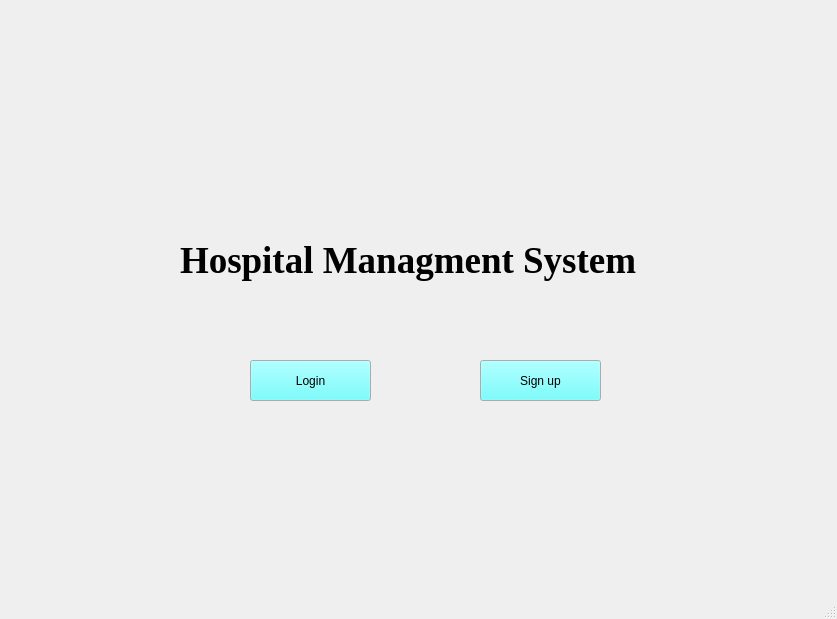
<?xml version="1.0" encoding="UTF-8"?>
<ui version="4.0">
 <class>logIn</class>
 <widget class="QMainWindow" name="logIn">
  <property name="geometry">
   <rect>
    <x>0</x>
    <y>0</y>
    <width>837</width>
    <height>619</height>
   </rect>
  </property>
  <property name="windowTitle">
   <string>logIn</string>
  </property>
  <widget class="QWidget" name="centralwidget">
   <widget class="QLabel" name="BackgroundLabel">
    <property name="geometry">
     <rect>
      <x>0</x>
      <y>0</y>
      <width>831</width>
      <height>591</height>
     </rect>
    </property>
    <property name="text">
     <string/>
    </property>
   </widget>
   <widget class="QPushButton" name="LoginButton">
    <property name="geometry">
     <rect>
      <x>250</x>
      <y>360</y>
      <width>121</width>
      <height>41</height>
     </rect>
    </property>
    <property name="palette">
     <palette>
      <active>
       <colorrole role="Button">
        <brush brushstyle="SolidPattern">
         <color alpha="255">
          <red>85</red>
          <green>255</green>
          <blue>255</blue>
         </color>
        </brush>
       </colorrole>
       <colorrole role="Highlight">
        <brush brushstyle="SolidPattern">
         <color alpha="255">
          <red>0</red>
          <green>131</green>
          <blue>232</blue>
         </color>
        </brush>
       </colorrole>
      </active>
      <inactive>
       <colorrole role="Button">
        <brush brushstyle="SolidPattern">
         <color alpha="255">
          <red>85</red>
          <green>255</green>
          <blue>255</blue>
         </color>
        </brush>
       </colorrole>
       <colorrole role="Highlight">
        <brush brushstyle="SolidPattern">
         <color alpha="255">
          <red>0</red>
          <green>131</green>
          <blue>232</blue>
         </color>
        </brush>
       </colorrole>
      </inactive>
      <disabled>
       <colorrole role="Button">
        <brush brushstyle="SolidPattern">
         <color alpha="255">
          <red>85</red>
          <green>255</green>
          <blue>255</blue>
         </color>
        </brush>
       </colorrole>
      </disabled>
     </palette>
    </property>
    <property name="styleSheet">
     <string notr="true">font:12pt &quot;Times New Roman&quot;;</string>
    </property>
    <property name="text">
     <string>Login</string>
    </property>
   </widget>
   <widget class="QLabel" name="TitleLabel">
    <property name="geometry">
     <rect>
      <x>180</x>
      <y>200</y>
      <width>591</width>
      <height>121</height>
     </rect>
    </property>
    <property name="font">
     <font>
      <family>Times New Roman</family>
      <pointsize>28</pointsize>
      <bold>true</bold>
     </font>
    </property>
    <property name="text">
     <string>Hospital Managment System</string>
    </property>
   </widget>
   <widget class="QPushButton" name="SignUpButton">
    <property name="geometry">
     <rect>
      <x>480</x>
      <y>360</y>
      <width>121</width>
      <height>41</height>
     </rect>
    </property>
    <property name="palette">
     <palette>
      <active>
       <colorrole role="Button">
        <brush brushstyle="SolidPattern">
         <color alpha="255">
          <red>85</red>
          <green>255</green>
          <blue>255</blue>
         </color>
        </brush>
       </colorrole>
       <colorrole role="Highlight">
        <brush brushstyle="SolidPattern">
         <color alpha="255">
          <red>0</red>
          <green>131</green>
          <blue>232</blue>
         </color>
        </brush>
       </colorrole>
      </active>
      <inactive>
       <colorrole role="Button">
        <brush brushstyle="SolidPattern">
         <color alpha="255">
          <red>85</red>
          <green>255</green>
          <blue>255</blue>
         </color>
        </brush>
       </colorrole>
       <colorrole role="Highlight">
        <brush brushstyle="SolidPattern">
         <color alpha="255">
          <red>0</red>
          <green>131</green>
          <blue>232</blue>
         </color>
        </brush>
       </colorrole>
      </inactive>
      <disabled>
       <colorrole role="Button">
        <brush brushstyle="SolidPattern">
         <color alpha="255">
          <red>85</red>
          <green>255</green>
          <blue>255</blue>
         </color>
        </brush>
       </colorrole>
      </disabled>
     </palette>
    </property>
    <property name="styleSheet">
     <string notr="true">font: 12pt &quot;Times New Roman&quot;;</string>
    </property>
    <property name="text">
     <string>Sign up</string>
    </property>
   </widget>
  </widget>
  <widget class="QMenuBar" name="menubar">
   <property name="geometry">
    <rect>
     <x>0</x>
     <y>0</y>
     <width>837</width>
     <height>26</height>
    </rect>
   </property>
  </widget>
  <widget class="QStatusBar" name="statusbar"/>
 </widget>
 <resources/>
 <connections/>
</ui>
